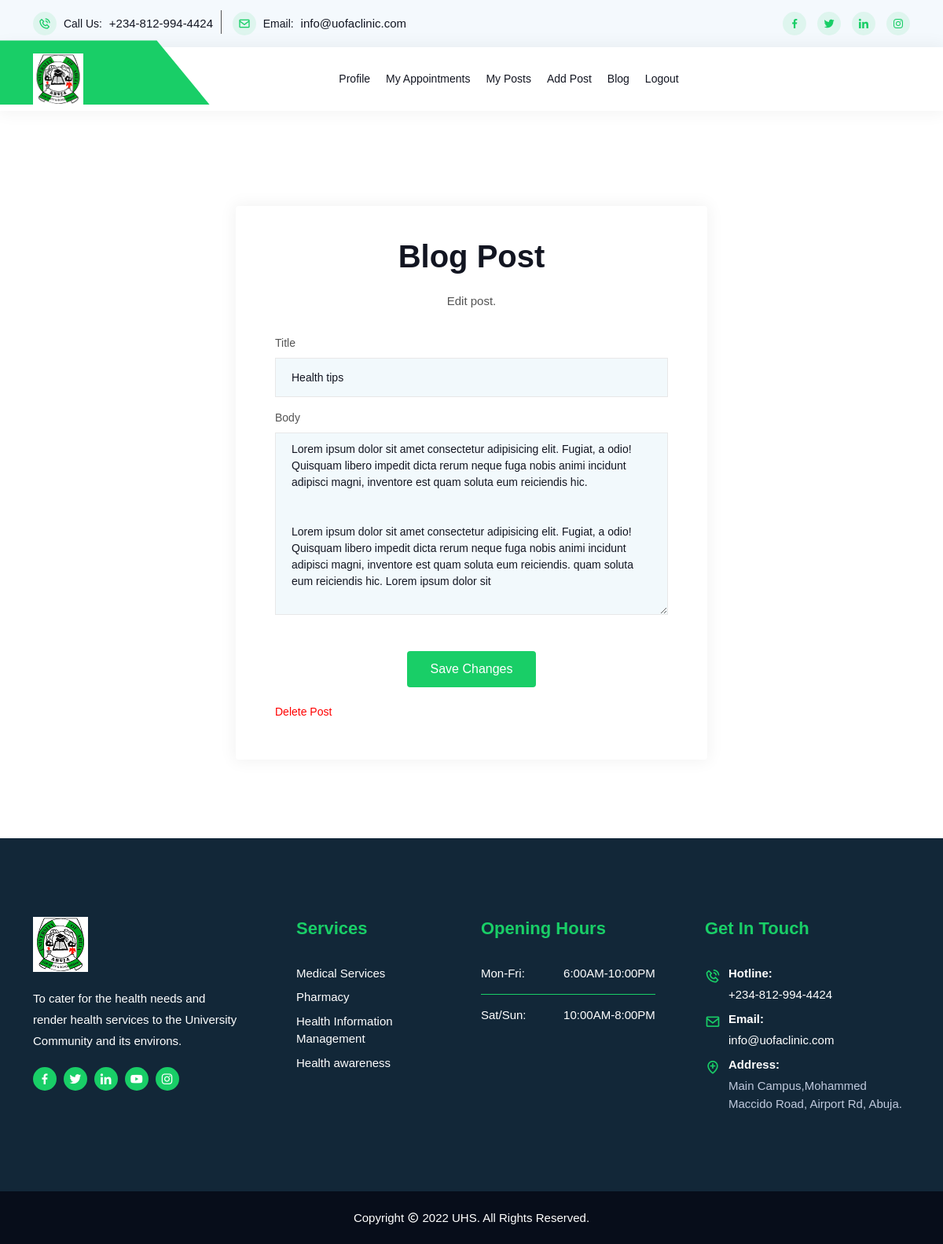
Screenshot of /blog/doctor/edit-post/health-tips/2 (signed in) with the database file from the repository.
### blog/models.py (models this page shows, shortened)
class Post(models.Model):
    author = models.ForeignKey(User, related_name='posts', on_delete=models.CASCADE)
    title = models.CharField(max_length=250, blank=False, default='', unique=True)
    slug = models.SlugField(max_length=250)
    body = models.TextField()
    created_at = models.DateTimeField(auto_now_add=True)
    class Meta:
        ordering = ['-created_at']
        unique_together = ['author', 'title']

### blog/views.py (the view)
# urls.py: path('blog/doctor/edit-post/<slug:slug>/<str:id>', views.edit_post, name='edit_post'),
@cache_control(no_cache=True, must_revalidate=True, no_store=True)
@login_required
def edit_post(request, slug, id):
    post = get_object_or_404(Post, slug=slug, id=id)
    if request.user.is_staff:
        if request.user == post.author:
            if request.method == 'POST':
                form = PostForm(instance=post, data=request.POST)
                if form.is_valid():
                    post = form.save(commit=False)
                    post.author = request.user
                    post.slug = slugify(post.title)
                    post.save()
                    messages.success(request, 'post updated successfully!')
                    return redirect('blog:author_post_list')
            else:
                form = PostForm(instance=post)
        else:
            return redirect('doctor:profile')
        context = {
            'post': post,
            'form': form,
        }
        return render(request, 'blog/edit_post.html', context=context)
    else:
        return redirect('main:index')

### blog/forms.py
class PostForm(forms.ModelForm):
    class Meta:
        model = Post
        fields = ('title', 'body')
        widgets = {
            'title': forms.TextInput(attrs={'placeholder': 'post title', 'class': 'form-control'}),
            'body': forms.Textarea(attrs={'placeholder': 'post body', 'class': 'form-control'}),
        }

### templates/blog/edit_post.html (shortened to what this page needs)
{% extends 'base.html' %}
{% load bootstrap4 %}
{% load static %}
{% block content %}
<section class="user-area-style log-in-area ptb-100"><br/>
	<div class="container">
		<div class="contact-form-action">
			<div class="section-title">
				<h2>Blog post</h2>
				<p>
					Edit post.
				</p>
			</div>
			<form method="post" action="">
				<div class="row">
					<div class="form-group">
						{% bootstrap_form form %}
					</div>
					<div class="col-12">
						<button class="default-btn btn-two" type="submit">
							Save changes
						</button><br/>
						<a style="color:red;" href="{% url 'blog:delete_post' post.slug post.id %}">Delete Post</a>
					</div>
				</div>
			</form>
		</div>
	</div>
</section>
{% endblock %}

### rows the page displays
Post: title "Health tips", body "Lorem ipsum dolor sit amet consectetur adipisicing elit. Fugiat, a odio! Quisquam libero impedit dicta rerum neque fuga nobis animi incidunt adipisci magni, inventore est quam soluta eum reiciendis hic. Lorem ipsum dolor sit amet consectetur adipisicing elit. Fugiat, a odio! Quisquam libero impedit dicta rerum neque fuga nobis animi incidunt adipisci magni, inventore est quam soluta eum reiciendis. quam soluta eum reiciendis hic. Lorem ipsum dolor sit"
